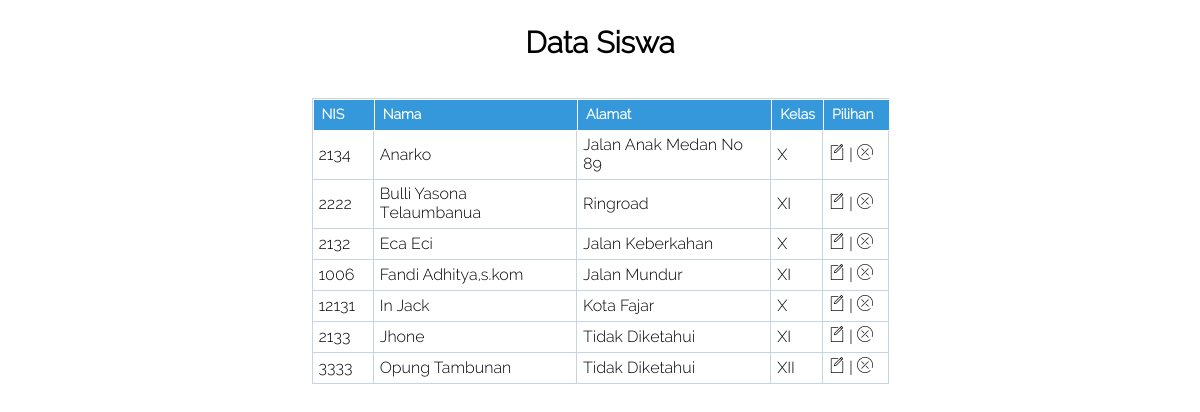
Page /data/lihat_data/siswa.php (signed in) on the committed database.
### tables this page shows
CREATE TABLE IF NOT EXISTS `siswa` (
  `idSiswa` varchar(15) NOT NULL,
  `nama` varchar(50) DEFAULT NULL,
  `alamat` varchar(30) DEFAULT NULL,
  `kelas` varchar(10) DEFAULT NULL,
  PRIMARY KEY (`idSiswa`)
);

### data/lihat_data/siswa.php (the view, shortened to what this page needs)
<?php
$hasil=mysql_query("SELECT * FROM siswa ORDER BY nama ASC");
?>
<link rel="stylesheet" href="style.css" />
<h2><div align="center">Data Siswa</div></h2><br /><br />
<body>
	<div id="tablewrapper">
    <center>
        <table width="708" cellpadding="0" cellspacing="0" class="tt" id="table">
            <thead>
                <tr>
                  <th width="86"><h3>NIS</h3></th>
                  <th width="400"><h3>Nama</h3></th>
                  <th width="400"><h3>Alamat</h3></th>
                  <th width="10"><h3>Kelas</h3></th>
				              <th width="80"><h3>Pilihan</h3></th>
                </tr>
            </thead>
            <tbody>
			<?php
			while ($baris = mysql_fetch_array($hasil)){
			echo"<tr>
			<td>$baris[idSiswa]</td>
			<td>$baris[nama]</td>
			<td>$baris[alamat]</td>
			<td>$baris[kelas]</td>
			<td>";
		 if($_SESSION['level']=="admin"){
			echo "
			<a href=../edit_data/edit_siswa.php?nis=$baris[idSiswa]><img src=../icon/update.png border=0></a>&nbsp;|
			<a href=../hapus_data/hapus_siswa.php?nis=$baris[idSiswa] onClick=\"return confirm('Apakah Anda Yakin Akan Menghapus Data?')\"><img src=../icon/hapus.png border=0></a></td>
            </tr>";
			}}
			?>
            </tbody>
      </table>
    </center>
</div>
</body>

### data/lihat_data/style.css (style rules this page uses)
* { margin:0; padding:0; outline:0 }
body { font-family: Raleway; margin:25px; }
#tablewrapper { width:577px; margin-top: 0; margin-right: auto; margin-bottom: 0; margin-left: auto; }
h2 { font-family: Raleway; font-size: 30px; }
.tt { width:auto; border-left:1px solid #c6d5e1; border-top:1px solid #c6d5e1; border-bottom:none; }
.tt th { background:#3498db; text-align:left; color:#fff; border:1px solid #fff; border-right:none; }
.tt th h3 { font-size:14px; padding:6px 8px 8px; }
.tt td { padding:4px 6px 6px; border-bottom:1px solid #c6d5e1; border-right:1px solid #c6d5e1 }

### rows in the picture
siswa: idSiswa "2134", nama "Anarko", alamat "Jalan Anak Medan No 89", kelas "X"
siswa: idSiswa "2222", nama "Bulli Yasona Telaumbanua", alamat "Ringroad", kelas "XI"
siswa: idSiswa "2132", nama "Eca Eci", alamat "Jalan Keberkahan", kelas "X"
siswa: idSiswa "1006", nama "Fandi Adhitya,s.kom", alamat "Jalan Mundur", kelas "XI"
siswa: idSiswa "12131", nama "In Jack", alamat "Kota Fajar", kelas "X"
siswa: idSiswa "2133", nama "Jhone", alamat "Tidak Diketahui", kelas "XI"
siswa: idSiswa "3333", nama "Opung Tambunan", alamat "Tidak Diketahui", kelas "XII"
